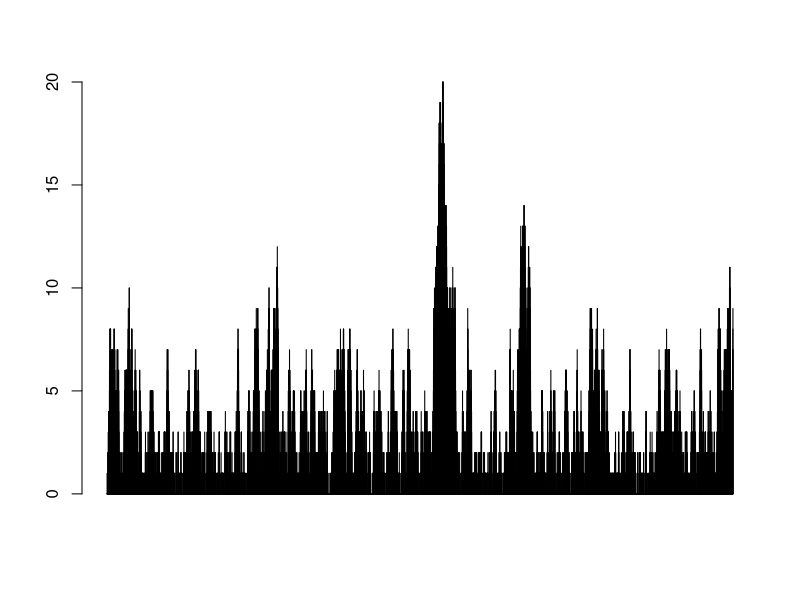
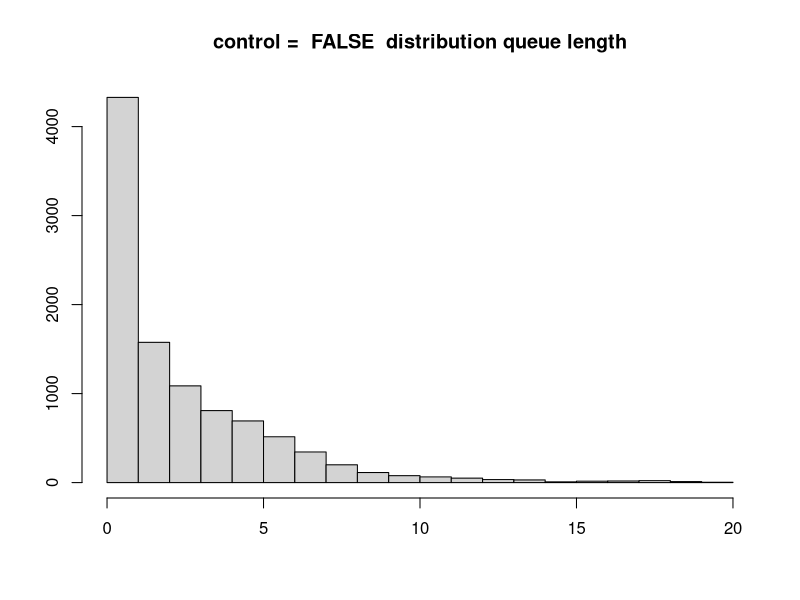
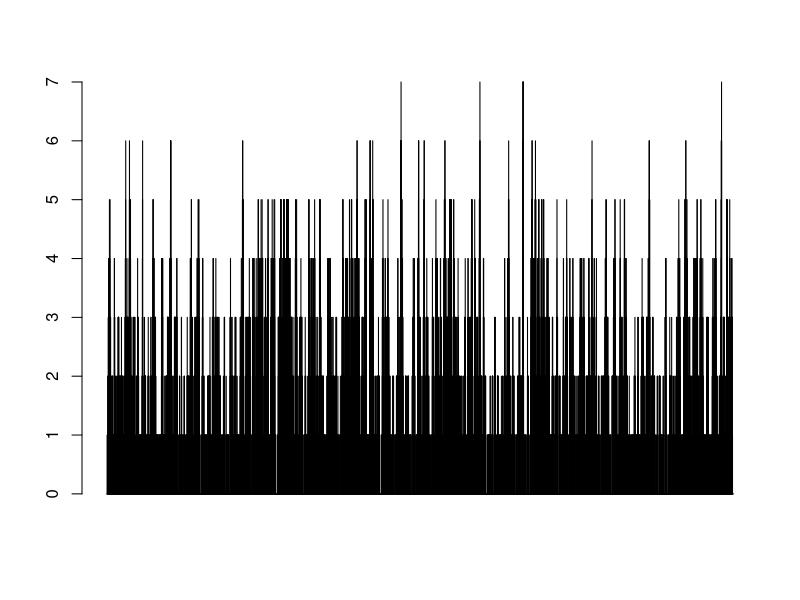
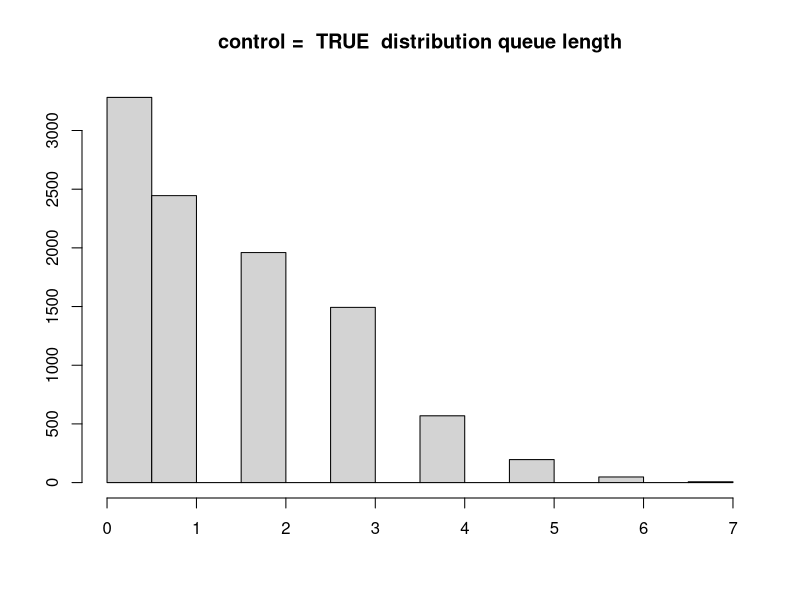
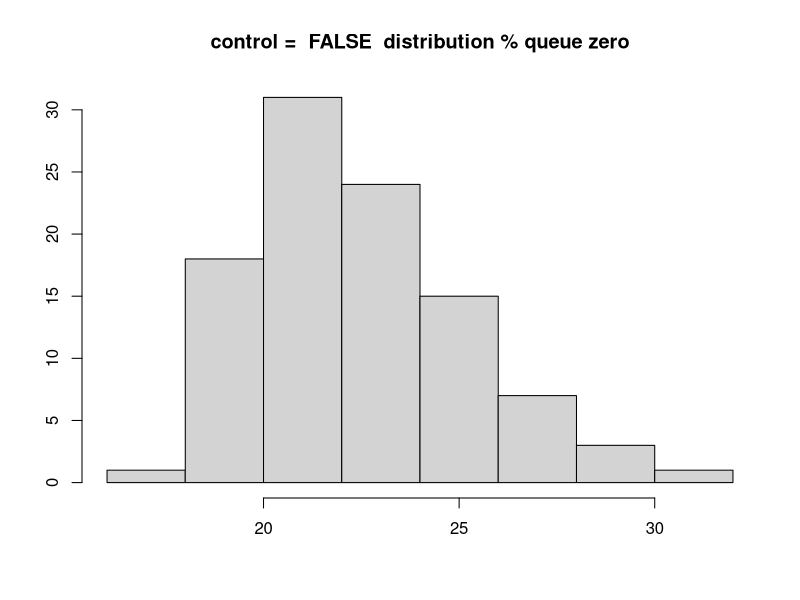
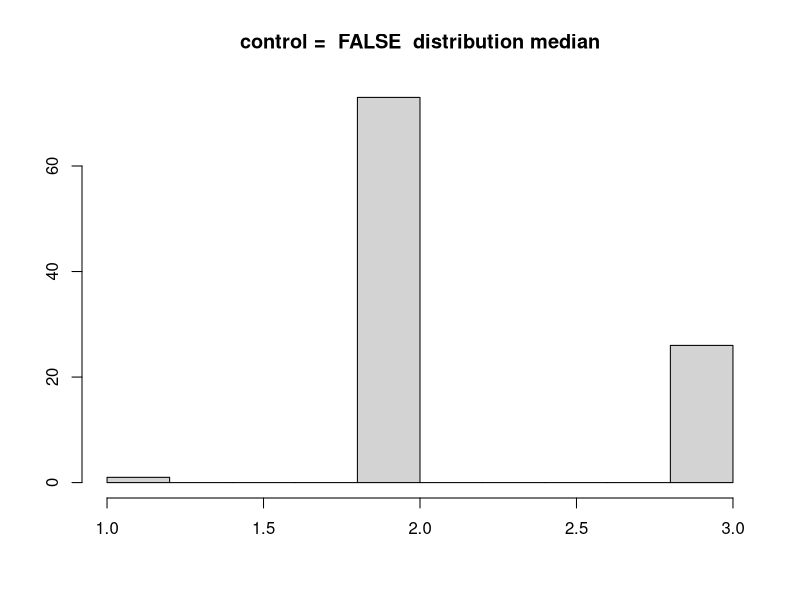
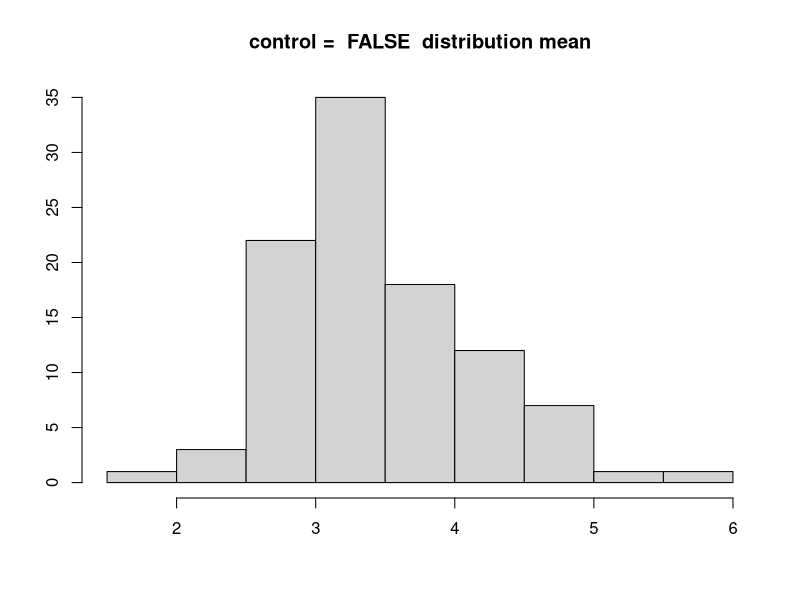
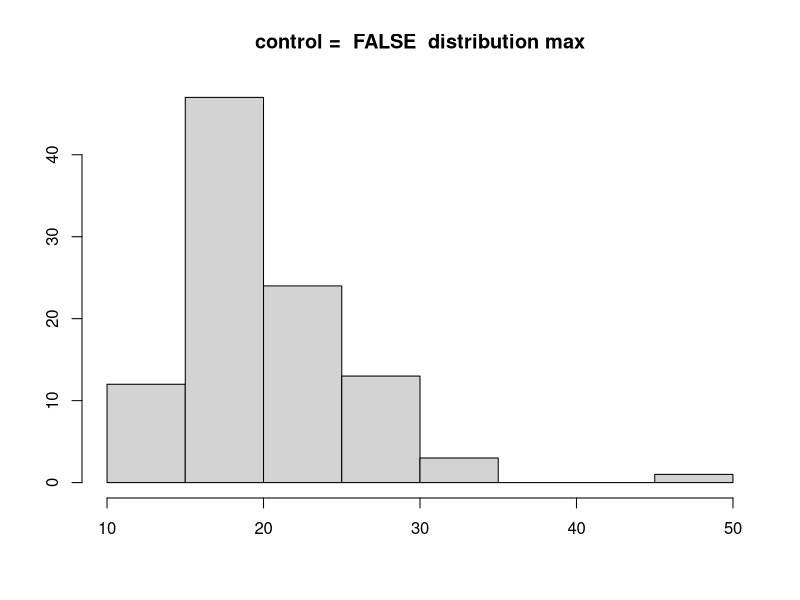

The R script that drew these images, in order:
# Simulation of M/M/1 queue with and without control of queue length
#
#   https://en.wikipedia.org/wiki/M/M/1_queue
#
#   "In queueing theory, a discipline within the mathematical theory of
#   probability, an M/M/1 queue represents the queue length in a system
#   having a single server, where arrivals are determined by a Poisson
#   process and job service times have an exponential distribution.
#   The model name is written in Kendall's notation. The model is the
#   most elementary of queueing models and an attractive object of study
#   as closed-form expressions can be obtained for many metrics of interest
#   in this model."
#
# Approach, following Bertsekas and Tsitsiklis (2008):
#
# - Arrivals: Use a Bernoulli process as a discrete approximation of the
#   Poisson process.
# - Interprete a Bernoulli process as a sequence of independent Bernoulli
#   random variables with probability p_1 of success at any given trial,
#   a trial being, e.g., the flip of an unfair coin.
# - Service times: Use a geometric distribution as a discrete approximation
#   of the exponential distribution.
# - Interprete a geometric random variable in terms of repeated independent
#   trials with probability p_2 of success (again, a trial being, e.g., the
#   flip of an unfair coin) until the first success.
# - Discrete time: Loop with one iteration being one time step.
# - In each iteration, use random number generator to generate arrivals
#   with probabilty p_1 and departures with probability p_2. (Either one or
#   zero arrivals per time step, either one or zero departures per time step).
# - Keep track of queue length.
# - Departures are only possible when queue length > 0 (after arrivals).
# - Simple control mechanism: truncate every 10 steps to limit = x elements
#   in queue.

rm(list = ls())

generate_time_series <- function(steps,
                                 arrival_prob,
                                 departure_prob,
                                 control = FALSE,
                                 limit = Inf) {
  queue_length <- numeric(steps)
  for (i in 1:steps) {
    # either zero or one arrivals
    arrival <- rbinom(1, size = 1, prob = arrival_prob)
    # queue length after previous time step
    # queue length is assumed to be zero if this is the first time step
    if (i == 1) {
      previous <- 0
    } else {
      previous <- queue_length[i - 1]
    }
    # either zero or one departures
    # always zero departures if queue is empty
    if (previous + arrival == 0) {
      departure <- 0
    } else {
      departure <- rbinom(1, size = 1, prob = departure_prob)
    }
    # queue length after current time step
    queue_length[i] <- previous + arrival - departure
    # if control:
    # truncate every 10 steps to 2 elements in queue
    if (control &
        i %% 10 == 0 & queue_length[i] > limit) {
      queue_length[i] <- limit
    }
  }
  queue_length
}


# global parameters ---------------------------------------------------------

p_1 <- 0.25 # arrival probability
p_2 <- 0.30 # departure probability
N <- 10000


# 1) example without and with control ---------------------------------------

print(paste("steps:",
            N))
print(paste("arrival probabilty:",
            p_1,
            "departure probabilty:",
            p_2))
print(paste(
  "probability of unused departure events when queue is empty:",
  round((1 - p_1) * p_2, 2)
))

# helper function
run_example <- function(control, limit = Inf) {
  set.seed(1234)
  
  queue_length <- generate_time_series(
    steps = N,
    arrival_prob = p_1,
    departure_prob = p_2,
    control = control,
    limit = limit
  )
  
  barplot(queue_length)
  hist(
    queue_length,
    main = paste("control = ", control,
                 " distribution queue length"),
    xlab = "",
    ylab = ""
  )
  
  print(
    paste(
      "control:",
      control,
      "( truncate to",
      limit,
      ")",
      "queue length zero (%):",
      round(100 * mean(queue_length == 0), 1),
      "median:",
      median(queue_length),
      "mean:",
      round(mean(queue_length), 1),
      "max:",
      max(queue_length)
    )
  )
}

run_example(control = FALSE)
run_example(control = TRUE, limit = 3)


# 2) distribution of various statistics without and with control ------------

# helper function
run_stats <- function(control, limit = Inf) {
  set.seed(1234)
  
  stats <- replicate(100, {
    ts <- generate_time_series(
      steps = N,
      arrival_prob = p_1,
      departure_prob = p_2,
      control = control,
      limit = limit
    )
    c(
      queue_zero = round(100 * mean(ts == 0), 1),
      median = median(ts),
      mean = mean(ts),
      max = max(ts)
    )
  })
  
  stats_df <- as.data.frame(t(stats))
  
  hist(
    stats_df$queue_zero,
    main = paste("control = ", control,
                 " distribution % queue zero"),
    xlab = "",
    ylab = ""
  )
  hist(
    stats_df$median,
    main = paste("control = ", control,
                 " distribution median"),
    xlab = "",
    ylab = ""
  )
  hist(
    stats_df$mean,
    main = paste("control = ", control,
                 " distribution mean"),
    xlab = "",
    ylab = ""
  )
  hist(
    stats_df$max,
    main = paste("control = ", control,
                 " distribution max"),
    xlab = "",
    ylab = ""
  )
}

run_stats(control = FALSE)
run_stats(control = TRUE, limit = 3)
